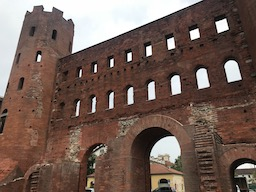
//> input picture thorino.jpg, 256 x 192 px
$ ./answer_46   (built with g++ and OpenCV 4)
//> lines starting //> are read from the running program, lines starting //| are printed output that depends on the picture; after the words box and inside, x2 and y2 are one past the last pixel; in counts of white or black regions, pixels touching at a corner belong together
#include <opencv2/core.hpp>
#include <opencv2/highgui.hpp>
#include <iostream>
#include <math.h>

using namespace cv;
using namespace std;

// RGB to Gray scale
cv::Mat BGR2GRAY(cv::Mat img) {
    // get height and width
    int height = img.rows;
    int width = img.cols;
    int channel = img.channels();

    // prepare output
    cv::Mat out = cv::Mat::zeros(height, width, CV_8UC1);

    // BGR -> Gray
    for (int y = 0; y < height; y++) {
        for (int x = 0; x < width; x++) {
            out.at<uchar>(y, x) = (int) ((float) img.at<cv::Vec3b>(y, x)[0] * 0.0722 + \
                  (float) img.at<cv::Vec3b>(y, x)[1] * 0.7152 + \
                  (float) img.at<cv::Vec3b>(y, x)[2] * 0.2126);
        }
    }
    return out;
}

float clip(float value, float min, float max) {
    return fmin(fmax(value, 0), 255);
}


Mat gaussian_filter(cv::Mat img, double sigma, int kernel_size) {
    int height = img.rows;
    int width = img.cols;
    int channel = img.channels();

    // prepare output
    cv::Mat out = cv::Mat::zeros(height, width, CV_8UC3);
    if (channel == 1) {
        out = cv::Mat::zeros(height, width, CV_8UC1);
    }

    // prepare kernel
    int pad = floor(kernel_size / 2);
    int _x = 0, _y = 0;
    double kernel_sum = 0;

    // get gaussian kernel
    float kernel[kernel_size][kernel_size];

    for (int y = 0; y < kernel_size; y++) {
        for (int x = 0; x < kernel_size; x++) {
            _y = y - pad;
            _x = x - pad;
            kernel[y][x] = 1 / (2 * M_PI * sigma * sigma) * exp(-(_x * _x + _y * _y) / (2 * sigma * sigma));
            kernel_sum += kernel[y][x];
        }
    }

    for (int y = 0; y < kernel_size; y++) {
        for (int x = 0; x < kernel_size; x++) {
            kernel[y][x] /= kernel_sum;
        }
    }

    // filtering
    double v = 0;

    for (int y = 0; y < height; y++) {
        for (int x = 0; x < width; x++) {
            // for BGR
            if (channel == 3) {
                for (int c = 0; c < channel; c++) {
                    v = 0;
                    for (int dy = -pad; dy < pad + 1; dy++) {
                        for (int dx = -pad; dx < pad + 1; dx++) {
                            if (((x + dx) >= 0) && ((y + dy) >= 0) && ((x + dx) < width) && ((y + dy) < height)) {
                                v += (double) img.at<cv::Vec3b>(y + dy, x + dx)[c] * kernel[dy + pad][dx + pad];
                            }
                        }
                    }
                    out.at<cv::Vec3b>(y, x)[c] = (uchar) clip(v, 0, 255);
                }
            } else {
                // for Gray
                v = 0;
                for (int dy = -pad; dy < pad + 1; dy++) {
                    for (int dx = -pad; dx < pad + 1; dx++) {
                        if (((x + dx) >= 0) && ((y + dy) >= 0) && ((x + dx) < width) && ((y + dy) < height)) {
                            v += (double) img.at<uchar>(y + dy, x + dx) * kernel[dy + pad][dx + pad];
                        }
                    }
                }
                out.at<uchar>(y, x) = (uchar) clip(v, 0, 255);
            }
        }
    }
    return out;
}


Mat sobel_filter(cv::Mat img, int kernel_size, bool horizontal) {
    int height = img.rows;
    int width = img.cols;
    int channel = img.channels();

    // prepare output
    cv::Mat out = cv::Mat::zeros(height, width, CV_8UC1);

    // prepare kernel
    double kernel[kernel_size][kernel_size] = {{1,  2,  1},
                                               {0,  0,  0},
                                               {-1, -2, -1}};

    if (horizontal) {
        kernel[0][1] = 0;
        kernel[0][2] = -1;
        kernel[1][0] = 2;
        kernel[1][2] = -2;
        kernel[2][0] = 1;
        kernel[2][1] = 0;
    }

    int pad = floor(kernel_size / 2);

    double v = 0;

    // filtering
    for (int y = 0; y < height; y++) {
        for (int x = 0; x < width; x++) {
            v = 0;
            for (int dy = -pad; dy < pad + 1; dy++) {
                for (int dx = -pad; dx < pad + 1; dx++) {
                    if (((y + dy) >= 0) && ((x + dx) >= 0) && ((y + dy) < height) && ((x + dx) < width)) {
                        v += (double) img.at<uchar>(y + dy, x + dx) * kernel[dy + pad][dx + pad];
                    }
                }
            }
            out.at<uchar>(y, x) = (uchar) clip(v, 0, 255);
        }
    }
    return out;
}

Mat get_edge(cv::Mat fx, cv::Mat fy) {
    // get height and width
    int height = fx.rows;
    int width = fx.cols;

    // prepare output
    cv::Mat out = cv::Mat::zeros(height, width, CV_8UC1);

    double _fx, _fy;

    for (int y = 0; y < height; y++) {
        for (int x = 0; x < width; x++) {
            _fx = (double) fx.at<uchar>(y, x);
            _fy = (double) fy.at<uchar>(y, x);

            out.at<uchar>(y, x) = (uchar) clip(sqrt(_fx * _fx + _fy * _fy), 0, 255);
        }
    }

    return out;
}

// get angle
cv::Mat get_angle(cv::Mat fx, cv::Mat fy) {
    // get height and width
    int height = fx.rows;
    int width = fx.cols;

    // prepare output
    cv::Mat out = cv::Mat::zeros(height, width, CV_8UC1);

    double _fx, _fy;
    double angle;

    for (int y = 0; y < height; y++) {
        for (int x = 0; x < width; x++) {
            _fx = fmax((double) fx.at<uchar>(y, x), 0.000001);
            _fy = (double) fy.at<uchar>(y, x);

            angle = atan2(_fy, _fx);
            angle = angle / M_PI * 180;

            if (angle < -22.5) {
                angle = 180 + angle;
            } else if (angle >= 157.5) {
                angle = angle - 180;
            }

            // quantization
            if (angle <= 22.5) {
                out.at<uchar>(y, x) = 0;
            } else if (angle <= 67.5) {
                out.at<uchar>(y, x) = 45;
            } else if (angle <= 112.5) {
                out.at<uchar>(y, x) = 90;
            } else {
                out.at<uchar>(y, x) = 135;
            }
        }
    }

    return out;
}

Mat non_maximum_suppression(cv::Mat angle, cv::Mat edge) {
    int height = angle.rows;
    int width = angle.cols;
    int channel = angle.channels();

    int dx1, dx2, dy1, dy2;
    int now_angle;

    // prepare output
    cv::Mat _edge = cv::Mat::zeros(height, width, CV_8UC1);

    for (int y = 0; y < height; y++) {
        for (int x = 0; x < width; x++) {
            now_angle = angle.at<uchar>(y, x);
            // angle condition
            if (now_angle == 0) {
                dx1 = -1;
                dy1 = 0;
                dx2 = 1;
                dy2 = 0;
            } else if (now_angle == 45) {
                dx1 = -1;
                dy1 = 1;
                dx2 = 1;
                dy2 = -1;
            } else if (now_angle == 90) {
                dx1 = 0;
                dy1 = -1;
                dx2 = 0;
                dy2 = 1;
            } else {
                dx1 = -1;
                dy1 = -1;
                dx2 = 1;
                dy2 = 1;
            }

            if (x == 0) {
                dx1 = fmax(dx1, 0);
                dx2 = fmax(dx2, 0);
            }
            if (x == (width - 1)) {
                dx1 = fmin(dx1, 0);
                dx2 = fmin(dx2, 0);
            }
            if (y == 0) {
                dy1 = fmax(dy1, 0);
                dy2 = fmax(dy2, 0);
            }
            if (y == (height - 1)) {
                dy1 = fmin(dy1, 0);
                dy2 = fmin(dy2, 0);
            }

            // if pixel is max among adjuscent pixels, pixel is kept
            if (fmax(fmax(edge.at<uchar>(y, x), edge.at<uchar>(y + dy1, x + dx1)), edge.at<uchar>(y + dy2, x + dx2)) ==
                edge.at<uchar>(y, x)) {
                _edge.at<uchar>(y, x) = edge.at<uchar>(y, x);
            }
        }
    }

    return _edge;
}

Mat histerisis(cv::Mat edge, int HT, int LT) {
    int height = edge.rows;
    int width = edge.cols;
    int channle = edge.channels();

    // prepare output
    cv::Mat _edge = cv::Mat::zeros(height, width, CV_8UC1);

    int now_pixel;

    for (int y = 0; y < height; y++) {
        for (int x = 0; x < width; x++) {
            // get pixel
            now_pixel = edge.at<uchar>(y, x);

            // if pixel >= HT
            if (now_pixel >= HT) {
                _edge.at<uchar>(y, x) = 255;
            }
                // if LT < pixel < HT
            else if (now_pixel > LT) {
                for (int dy = -1; dy < 2; dy++) {
                    for (int dx = -1; dx < 2; dx++) {
                        // if 8 nearest neighbor pixel >= HT
                        if (edge.at<uchar>(fmin(fmax(y + dy, 0), 255), fmin(fmax(x + dx, 0), 255)) >= HT) {
                            _edge.at<uchar>(y, x) = 255;
                        }
                    }
                }
            }
        }
    }
    return _edge;
}

Mat Canny(cv::Mat img) {
    // BGR -> Gray
    cv::Mat gray = BGR2GRAY(img);

    // gaussian filter
    cv::Mat gaussian = gaussian_filter(gray, 1.4, 5);

    // sobel filter (vertical)
    cv::Mat fy = sobel_filter(gaussian, 3, false);

    // sobel filter (horizontal)
    cv::Mat fx = sobel_filter(gaussian, 3, true);

    // get edge
    cv::Mat edge = get_edge(fx, fy);

    // get angle
    cv::Mat angle = get_angle(fx, fy);

    // edge non-maximum suppression
    edge = non_maximum_suppression(angle, edge);

    // histerisis
    edge = histerisis(edge, 100, 30);

    return edge;
}

const int ANGLE_T = 180;
const int RHO_MAX = 320;

struct struct_hough_table {
    int table[RHO_MAX * 2][ANGLE_T];
};


struct_hough_table Hough_vote(struct_hough_table hought_table, Mat img) {
    int height = img.rows;
    int width = img.cols;
    int rho = 0;
    double angle = 0;

    for (int y = 0; y < height; y++) {
        for (int x = 0; x < width; x++) {
            if (img.at<uchar>(y, x) != 255) continue;
            for (int t = 0; t < ANGLE_T; t++) {
                angle = M_PI / 180 * t;
                rho = (int) (x * cos(angle) + y * sin(angle));
                hought_table.table[rho + RHO_MAX][t]++;
            }
        }
    }
    return hought_table;
}

struct_hough_table Hough_NMS(struct_hough_table hough_table) {
    struct_hough_table output_hough_table;

    for (int rho = 0; rho < RHO_MAX * 2; rho++) {
        for (int t = 0; t < ANGLE_T; t++) {
            output_hough_table.table[rho][t] = 0;
        }
    }

    int N = 30;
    int top_N_rho[N], top_N_t[N], top_N_vote[N];
    int tmp_rho, tmp_t, tmp_vote, tmp_rho2, tmp_t2, tmp_vote2;
    int rho, t;

    for (int n = 0; n < N; n++) {
        top_N_rho[n] = -1;
        top_N_t[n] = -1;
        top_N_vote[n] = -1;
    }

    for (int rho = 0; rho < RHO_MAX * 2; rho++) {
        for (int t = 0; t < ANGLE_T; t++) {
            if (hough_table.table[rho][t] == 0) continue;
            if ((t - 1) >= 0 && (rho - 1) >= 0) {
                if (hough_table.table[rho][t] < hough_table.table[rho - 1][t - 1]) {
                    continue;
                }
            }

            // comparet to top
            if ((rho - 1) >= 0){
                if (hough_table.table[rho][t] < hough_table.table[rho - 1][t]){
                    continue;
                }
            }

            // compare to left top
            if (((t + 1) < ANGLE_T) && ((rho - 1) >= 0)){
                if (hough_table.table[rho][t] < hough_table.table[rho - 1][t + 1]){
                    continue;
                }
            }

            // compare to left
            if ((t - 1) >= 0){
                if (hough_table.table[rho][t] < hough_table.table[rho][t - 1]){
                    continue;
                }
            }

            // compare to right
            if ((t + 1) < ANGLE_T){
                if (hough_table.table[rho][t] < hough_table.table[rho][t + 1]){
                    continue;
                }
            }

            // compare to left bottom
            if (((t - 1) >= 0) && ((rho + 1) < RHO_MAX * 2)){
                if (hough_table.table[rho][t] < hough_table.table[rho + 1][t - 1]){
                    continue;
                }
            }

            // compare to bottom
            if ((rho + 1) < RHO_MAX * 2){
                if (hough_table.table[rho][t] < hough_table.table[rho + 1][t]){
                    continue;
                }
            }

            // compare to right bottom
            if (((t + 1) < ANGLE_T) && ((rho + 1) < RHO_MAX * 2)){
                if (hough_table.table[rho][t] < hough_table.table[rho + 1][t + 1]){
                    continue;
                }
            }

            for(int n=0;n<N;n++){
                if (top_N_vote[n] <= hough_table.table[rho][t]) {
                    tmp_vote = top_N_vote[n];
                    tmp_rho = top_N_rho[n];
                    tmp_t = top_N_t[n];
                    top_N_vote[n] = hough_table.table[rho][t];
                    top_N_rho[n] = rho;
                    top_N_t[n] = t;

                    for (int m = n + 1; m < N - 1; m++) {
                        tmp_vote2 = top_N_vote[m];
                        tmp_rho2 = top_N_rho[m];
                        tmp_t2 = top_N_t[m];
                        top_N_vote[m] = tmp_vote;
                        top_N_rho[m] = tmp_rho;
                        top_N_t[m] = tmp_t;
                        tmp_vote = tmp_vote2;
                        tmp_rho = tmp_rho2;
                        tmp_t = tmp_t2;
                    }

                    top_N_vote[N - 1] = tmp_vote;
                    top_N_rho[N - 1] = tmp_rho;
                    top_N_t[N - 1] = tmp_t;
                    break;
                }
            }
        }
    }
    // get pixel for top N votes
    for (int n = 0; n < N; n++){
        if (top_N_rho[n] == -1){
            break;
        }
        rho = top_N_rho[n];
        t = top_N_t[n];
        output_hough_table.table[rho][t] = hough_table.table[rho][t];
    }

    return output_hough_table;
}

Mat Hough_inverse(struct_hough_table hough_table, cv::Mat img){
    int height = img.rows;
    int width = img.cols;

    double _cos, _sin;
    int y, x;

    for (int rho = 0; rho < RHO_MAX * 2; rho++){
        for (int t = 0; t < ANGLE_T; t++){
            // if not vote, skip
            if (hough_table.table[rho][t] < 1){
                continue;
            }

            _cos = cos(t * M_PI / 180);
            _sin = sin(t * M_PI / 180);

            if ((_sin == 0) || (_cos == 0)){
                continue;
            }

            for (int x = 0; x < width; x++){
                y = (int)(- _cos / _sin * x + (rho - RHO_MAX) / _sin);

                if ((y >= 0) && (y < height)){
                    img.at<cv::Vec3b>(y, x) = cv::Vec3b(0, 0, 255);
                }
            }

            for (int y = 0; y < height; y++){
                x = (int)(- _sin / _cos * y + (rho - RHO_MAX) / _cos);

                if ((x >= 0) && (x < width)){
                    img.at<cv::Vec3b>(y, x) = cv::Vec3b(0, 0, 255);
                }
            }
        }
    }

    return img;
}

// hough line detection
cv::Mat Hough_line(cv::Mat img) {
    // get edge by canny
    cv::Mat edge = Canny(img);

    // hough
    struct_hough_table hough_table;

    // initialize 0
    for (int rho = 0; rho < RHO_MAX * 2; rho++) {
        for (int t = 0; t < ANGLE_T; t++) {
            hough_table.table[rho][t] = 0;
        }
    }

    // hough vote
    hough_table = Hough_vote(hough_table, edge);

    // hough NMS
    hough_table = Hough_NMS(hough_table);

    // hough inverse
    cv::Mat out = Hough_inverse(hough_table, img);

    return out;
}


int main(int argc, const char *argv[]) {
    // read image
    cv::Mat img = cv::imread("../thorino.jpg", cv::IMREAD_COLOR);
//> img is the input picture: 192 rows x 256 cols, CV_8UC3; mean B, G, R 85.6, 94.3, 114.5

    // Hough line detection
    cv::Mat hough = Hough_line(img);
//> the loop in gaussian_filter, `for (int y = 0; y < height; y++)` made 192 passes
//> v on passes 1 to 3: 23.5, 31.43, 35.02
//> after the loop in gaussian_filter, `for (int y = 0; y < height; y++)`:
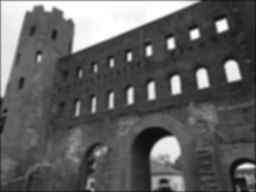
//> out: 192 rows x 256 cols, CV_8UC1; min 14, max 254, mean 96
//> after the loop in gaussian_filter, `for (int y = 0; y < height; y++)`: v = 39.81
//> the loop in sobel_filter, `for (int y = 0; y < height; y++)` made 192 passes
//> v on passes 1 to 3: -106, -39, -10
//> after the loop in sobel_filter, `for (int y = 0; y < height; y++)`: v = 172
//> call 2 of sobel_filter, with kernel_size = 3, horizontal = true
//> the loop in sobel_filter (call 2), `for (int y = 0; y < height; y++)` made 192 passes
//> v on passes 1 to 3: 110, 169, 188
//> after the loop in sobel_filter (call 2), `for (int y = 0; y < height; y++)`:
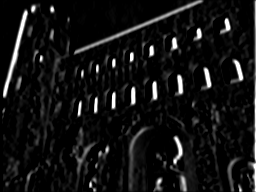
//> out: 192 rows x 256 cols, CV_8UC1; min 0, max 255, mean 18.7
//> after the loop in sobel_filter (call 2), `for (int y = 0; y < height; y++)`: v = 190
//> after the loop in get_edge, `for (int y = 0; y < height; y++)`:
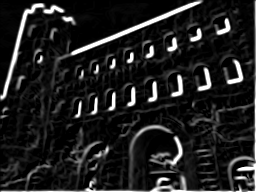
//> out: 192 rows x 256 cols, CV_8UC1; min 0, max 255, mean 31.9
//> the loop in get_angle, `for (int y = 0; y < height; y++)` made 192 passes
//> angle on passes 1 to 3: 0, 0, 0
//> after the loop in get_angle, `for (int y = 0; y < height; y++)`:
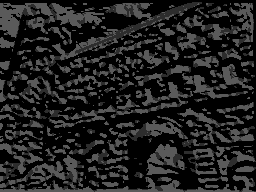
//> out: 192 rows x 256 cols, CV_8UC1; min 0, max 90, mean 32.6
//> after the loop in get_angle, `for (int y = 0; y < height; y++)`: angle = 42.15
//> after the loop in non_maximum_suppression, `for (int y = 0; y < height; y++)`:
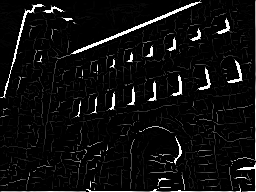
//> _edge: 192 rows x 256 cols, CV_8UC1; min 0, max 255, mean 14.9
//> after the loop in non_maximum_suppression, `for (int y = 0; y < height; y++)`: now_angle = 45; dx1 = -1; dy1 = 0; dy2 = -1
//> the loop in histerisis, `for (int y = 0; y < height; y++)` made 192 passes
//> after the loop in histerisis, `for (int y = 0; y < height; y++)`:
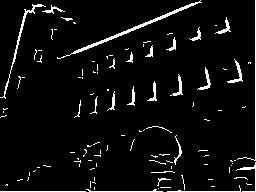
//> _edge: 192 rows x 256 cols, CV_8UC1; 5.3% white in thin lines or dots
//> after the loop in histerisis, `for (int y = 0; y < height; y++)`: now_pixel = 255
//> after the loop in Hough_inverse, `for (int rho = 0; rho < RHO_MAX * 2; rho++)`:
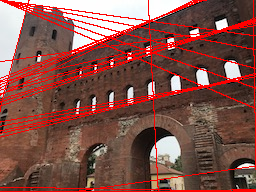
//> img: 192 rows x 256 cols, CV_8UC3; 12.13% of pixels changed, all inside (x1, y1, x2, y2) = (0, 0, 256, 192)

    //cv::imwrite("out.jpg", out);
    cv::imwrite("answer46_hough.jpg", hough);
    return 0;
}

$ run again, with imori.jpg copied over thorino.jpg
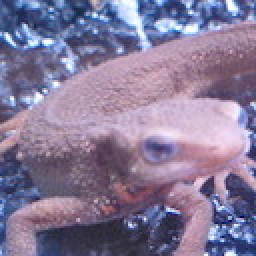
//> input picture imori.jpg, 128 x 128 px (shown 2 times larger)
//> img is the input picture: 128 rows x 128 cols, CV_8UC3; mean B, G, R 152.8, 121.8, 134.1
//> the loop in gaussian_filter, `for (int y = 0; y < height; y++)` made 128 passes
//> v on passes 1 to 8: 50.75, 71.07, 78.33, 73.88, 69.27, 69.83, 77.77, 89.8
//> after the loop in gaussian_filter, `for (int y = 0; y < height; y++)`: v = 30.46
//> the loop in sobel_filter, `for (int y = 0; y < height; y++)` made 128 passes
//> v on passes 1 to 8: -242, -95, -7, 32, 13, -31, -72, -81
//> after the loop in sobel_filter, `for (int y = 0; y < height; y++)`: v = 129
//> the loop in sobel_filter (call 2), `for (int y = 0; y < height; y++)` made 128 passes
//> v on passes 1 to 8: 242, 381, 423, 412, 393, 403, 450, 517
//> the loop in get_angle, `for (int y = 0; y < height; y++)` made 128 passes
//> angle on passes 1 to 8: 0, 0, 0, 7.15, 2.92, 0, 0, 0
//> after the loop in get_angle, `for (int y = 0; y < height; y++)`: angle = 41.66
//> the loop in non_maximum_suppression, `for (int y = 0; y < height; y++)` made 128 passes
//> (now_angle, dy1, dy2) on passes 1 to 8: (0, 0, 0), (0, 0, 0), (0, 0, 0), (0, 0, 0), (0, 0, 0), (0, 0, 0), (0, 0, 0), (0, 0, 0)
//> after the loop in non_maximum_suppression, `for (int y = 0; y < height; y++)`: now_angle = 45; dx1 = -1; dy1 = 0; dy2 = -1
//> the loop in histerisis, `for (int y = 0; y < height; y++)` made 128 passes
//> now_pixel on passes 1 to 8: 242, 255, 255, 255, 255, 255, 255, 255
//> after the loop in histerisis, `for (int y = 0; y < height; y++)`:
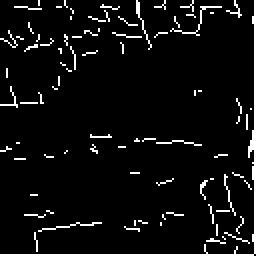
//> _edge: 128 rows x 128 cols, CV_8UC1 (shown 2 times larger); 6.1% white in thin lines or dots
//> after the loop in histerisis, `for (int y = 0; y < height; y++)`: now_pixel = 0
//> after the loop in Hough_inverse, `for (int rho = 0; rho < RHO_MAX * 2; rho++)`:
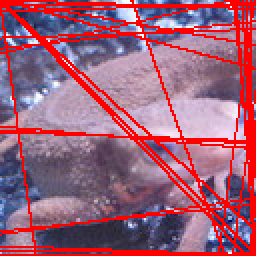
//> img: 128 rows x 128 cols, CV_8UC3 (shown 2 times larger); mean B, G, R 119.7, 96.1, 159.4

$ run again, with imori_1.jpg copied over thorino.jpg
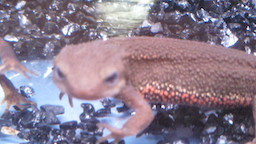
//> input picture imori_1.jpg, 256 x 144 px
//> img is the input picture: 144 rows x 256 cols, CV_8UC3; mean B, G, R 142.5, 124.8, 139.2
//> the loop in gaussian_filter, `for (int y = 0; y < height; y++)` made 144 passes
//> v on passes 1 to 8: 69.56, 92.88, 100.1, 92.58, 85.14, 80.51, 77.74, 72.35
//> after the loop in gaussian_filter, `for (int y = 0; y < height; y++)`: v = 60.17
//> the loop in sobel_filter, `for (int y = 0; y < height; y++)` made 144 passes
//> v on passes 1 to 8: -305, -101, 4, 56, 46, 31, 27, 39
//> after the loop in sobel_filter, `for (int y = 0; y < height; y++)`: v = 277
//> the loop in sobel_filter (call 2), `for (int y = 0; y < height; y++)` made 144 passes
//> v on passes 1 to 8: 303, 463, 498, 468, 420, 383, 357, 335
//> the loop in get_angle, `for (int y = 0; y < height; y++)` made 144 passes
//> angle on passes 1 to 8: 0, 0, 0.899, 12.39, 10.23, 6.93, 6.04, 8.7
//> after the loop in get_angle, `for (int y = 0; y < height; y++)`: angle = 45
//> after the loop in non_maximum_suppression, `for (int y = 0; y < height; y++)`: dx1 = -1; dy1 = 0; dy2 = -1
//> the loop in histerisis, `for (int y = 0; y < height; y++)` made 144 passes
//> now_pixel on passes 1 to 8: 255, 255, 255, 255, 255, 255, 255, 255
//> after the loop in histerisis, `for (int y = 0; y < height; y++)`:
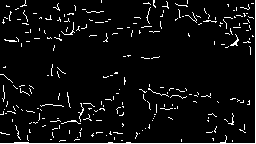
//> _edge: 144 rows x 256 cols, CV_8UC1; 5.5% white in thin lines or dots
//> after the loop in histerisis, `for (int y = 0; y < height; y++)`: now_pixel = 255
//> after the loop in Hough_inverse, `for (int rho = 0; rho < RHO_MAX * 2; rho++)`:
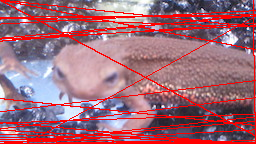
//> img: 144 rows x 256 cols, CV_8UC3; 16.09% of pixels changed, all inside (x1, y1, x2, y2) = (0, 0, 256, 144)
